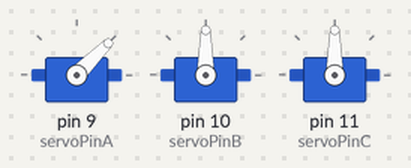
Bench run of a sketch on a simulated Arduino Uno, built with avr-gcc and run on an emulated ATmega328P. Parts: 3 × servo.

Above: at 0.1 s.
At 3.1 s:
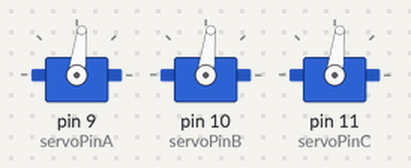
At 9.2 s:
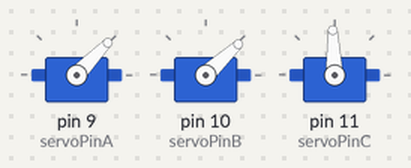
At 16.2 s:
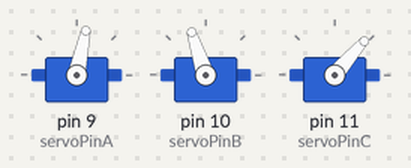
At 23.3 s:
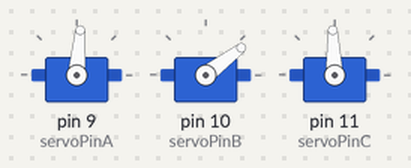
At 36.5 s:
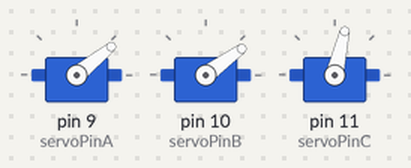
Timing chart, 0 to 40.0 s (numbered marks = the images above):
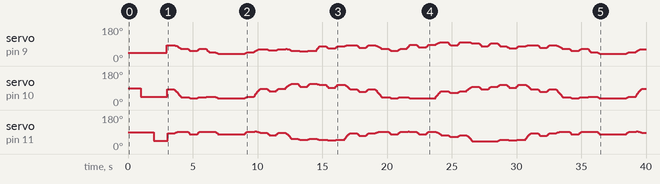

The sketch:

Birobot_DEBUG.ino
```cpp
#include <Servo.h>
#include <Math.h>
int servoPinA = 9; // The servo in the front
int servoPinB = 10; // The next servo CCW
int servoPinC = 11; // The last servo
Servo servoA;
Servo servoB;
Servo servoC;

int qACur; int qBCur; int qCCur; // Current servo angle for servos A, B, C
int qADes; int qBDes; int qCDes; // Desired servo angle for servos A, B, C
float xCur; float yCur; float zCur; // Current end-effector position
float xDes; float yDes; float zDes; // Desired end-effector position

void setup()
{
  servoA.attach(servoPinA);
  servoB.attach(servoPinB);
  servoC.attach(servoPinC);
  // Setup by aiming all servos to point outward
  servoA.write(45);
  delay(1000);
  servoB.write(45);
  delay(1000);
  servoC.write(45);
  delay(1000);
//  servoA.write(90);
//  delay(1000);
//  servoB.write(90);
//  delay(1000);
//  servoC.write(90);
//  delay(1000);
  // Define current coordinate as {0.0, 0.0, zMax} or something
  xCur = 0; yCur = 0; zCur = -130;
//  // Go through waypoints:
//  int i = 0;
//  for(i=0; i<getArrayLength(); i++)
//  {
//    xDes = getWaypt(i, 0);
//    yDes = getWaypt(i, 1);
//    zDes = getWaypt(i, 2);
//    moveTo(xDes, yDes, zDes);
//    delay(500);
//  }
}

float i = 0.0;
void loop()
{
    // Go through waypoints:
  int i = 0;
  for(i=0; i<getArrayLength(); i++)
  {
    xDes = getWaypt(i, 0);
    yDes = getWaypt(i, 1);
    zDes = getWaypt(i, 2);
    zDes -= zDev(xDes, yDes);
    moveTo(xDes, yDes, zDes);
    delay(500);
    if(zDes < -200) {
      delay(1500);
    }
  }
//  // Debug mode: Poke points at the center and edges of the HK characters
//  float r = 40*sq(cos(i*M_PI/2000.0));
//  xDes = r*cos(i*M_PI/180);
//  yDes = r*sin(i*M_PI/180);
//  zDes = -280; // This happens to correspond to 18 cm above the ground, in current configuration
//  moveTo(xDes,yDes,zDes);
//  i += 1.0;
}
```

calib.ino
```cpp
// Calibration details: Pick nine points and identify the approximate z-deviation at each point

// X limits
float xMin = -95.0;
float xMax = 85.0;

// Y limits
float yMin = -43.0;
float yMax = 45.0;

// By running a calibration script, figure out roughly how high Z is above where it's expected to be:
float zNW = -40; // "northwest," i.e. upper-left corner
float zN = 15; // top center
float zNE = 0;
float zW = 0;
float zC = 20; // center center
float zE = 0;
float zSW = 15;
float zS = 15;
float zSE = 0;

float Q11; float Q12; float Q21; float Q22;
float x1; float x2; float y1; float y2;

float zDev(float x, float y) {
  // Identify quadrant:
  if (x >= 0 & y >= 0) {
    x1 = 0;
    x2 = xMax;
    y1 = 0;
    y2 = yMax;
    Q11 = zC;
    Q12 = zN;
    Q21 = zE;
    Q22 = zNE;
  }
  if (x < 0 & y >= 0) {
    x1 = xMin;
    x2 = 0;
    y1 = 0;
    y2 = yMax;
    Q11 = zW;
    Q12 = zNW;
    Q21 = zC;
    Q22 = zN;
  }
  if (x < 0 & y < 0) {
    x1 = xMin;
    x2 = 0;
    y1 = yMin;
    y2 = 0;
    Q11 = zSW;
    Q12 = zW;
    Q21 = zS;
    Q22 = zC;
  }
  else {
    x1 = 0;
    x2 = xMax;
    y1 = yMin;
    y2 = 0;
    Q11 = zS;
    Q12 = zC;
    Q21 = zSE;
    Q22 = zE;
  }
  // Standard bilinear interpolation terms:
  float zD = (((Q11*(y2-y) + Q12*(y-y1))*(x2-x)) + ((Q21*(y2-y) + Q22*(y-y1))*(x-x1)))/((x2-x1)*(y2-y1));
  return zD;
}
```

constants.ino
```cpp
// Construction properties
boolean servosToTheLeft = false; // looking from above, with arm A pointing at you, is servo A to the left of arm A?

// Geometric constants (in mm):
float L = 157; // This assumes all upper links are the same length
float l = 170; // This assumes all parallelograms are the same length (actual: 170 mm)
float h = 25; // Parallelogram width (UNUSED)
float sB = 123.4; // Length of side of base triangle  (actual: 123.4 mm)
float sP = 110.3; // Length of side of actuator triangle (actual: 110.3 mm)

// Personal preference constants:
float distThresh = 0.5; // If a move travels more mm than this, break it up into segments
float rotvel = 0.3; // servo rotational velocity (in deg/ms)
float zMax = -20.0;   // farthest up (in mm) that the end effector will go (UNUSED)
//float zMin; float xMax; float xMin; float yMax; float yMin; // eventually i should figure these out too

// Do-not-touch constants:
float wB = sB/(2*sqrt(3)); // Assumes equilateral triangle
float uB = 2*wB;
float wP = sP/(2*sqrt(3)); // Assumes equilateral triangle
float uP = 2*wP;
float a = wB - uP;
float b = sP/2 - (wB*sqrt(3)/2);
float c = wP - wB/2;
```

helperfxn.ino
```cpp
int quadraticSolve(float E, float F, float G, int qCur)
{
  // Two angle solutions
  float tOne = (-F + sqrt(E*E + F*F - G*G))/(G - E);
  float tTwo = (-F - sqrt(E*E + F*F - G*G))/(G - E);
  float qOne = 2*atan(tOne)*180/M_PI;
  float qTwo = 2*atan(tTwo)*180/M_PI;
  int q;
  // Shift values so they are between 0 and 180 degrees
  qOne += 90;
  qTwo += 90;
  // Choose the angle q that is closest to qCur
  if (sq(qOne-qCur) < sq(qTwo-qCur))
  {
    q = (int) (qOne+0.5); // Add 0.5 to ensure proper rounding
  }
  else
  {
    q = (int) (qTwo+0.5); // Add 0.5 to ensure proper rounding
  }
  if (!servosToTheLeft)
  {
    q = 180 - q;
  }
  return q;
}

void moveTo(float xDes, float yDes, float zDes)
{
  boolean doneMoving = false;
  float divFactor;
  float dist;
  int allotTime;
  while(!doneMoving)
  {
    // if the distance betwen current and desired points is greater than some threshold, set an interim point
    dist = sqrt(sq(xDes-xCur) + sq(yDes-yCur) + sq(zDes-zCur));
    if(dist > distThresh)
    {
      divFactor = dist/distThresh;
      xCur = xCur + (xDes-xCur)/divFactor;
      yCur = yCur + (yDes-yCur)/divFactor;
      zCur = zCur + (zDes-zCur)/divFactor;
    }
    else
    {
      xCur = xDes;
      yCur = yDes;
      zCur = zDes;
      doneMoving = true;
    }
    // Compute servo angles
    qADes = coord2servo(xCur, yCur, zCur, 'a', qACur);
    qBDes = coord2servo(xCur, yCur, zCur, 'b', qBCur);
    qCDes = coord2servo(xCur, yCur, zCur, 'c', qCCur);
    // write servo angles
    servoA.write(qADes);
    allotTime = (int) abs(qACur - qADes)*rotvel; // How long it takes to move
    delay(allotTime);
    qACur = qADes;
    servoB.write(qBDes);
    allotTime = (int) abs(qBCur - qBDes)*rotvel; // How long it takes to move
    delay(allotTime);
    qBCur = qBDes;
    servoC.write(qCDes);
    allotTime = (int) abs(qCCur - qCDes)*rotvel; // How long it takes to move
    delay(allotTime);
    qCCur = qCDes;
  }
}

int coord2servo(float x, float y, float z, char servo, int qCur)
{
  // Compute servo geometry given desired cartesian coordinate
  // Equations taken from ''The Delta Parallel Robot: Kinematics Solutions'' by Robert L. Williams II, PhD; Ohio Univ.

  // I don't know how pointers work, sorry (planning to fix this later)
  if(servo == 'a')
  {
    float E = 2*L*(y+a);
    float F = 2*L*z;
    float G = x*x + y*y + z*z + a*a + L*L + 2*y*a - l*l;
    if (((E*E + F*F - G*G) > 0) && E != G) // Ensure a solution exists
    {
      int q = quadraticSolve(E, F, G, qCur);
      return q;
    }
    else
    {
      return qCur;
    }
  }
  if(servo == 'b')
  {
    float E = -L*((sqrt(3)*(x+b)) + y + c);
    float F = 2*L*z;
    float G = x*x + y*y + z*z + b*b + c*c + L*L + 2*(b*x + c*y) - l*l;
    if (((E*E + F*F - G*G) > 0) && E != G) // Ensure a solution exists
    {
      int q = quadraticSolve(E, F, G, qCur);
      return q;
    }
    else
    {
      return qCur;
    }
  }
  else
  {
    float E = L*((sqrt(3)*(x-b)) - y - c);
    float F = 2*L*z;
    float G = x*x + y*y + z*z + b*b + c*c + L*L + 2*(c*y - b*x) - l*l;
    if (((E*E + F*F - G*G) > 0) && E != G) // Ensure a solution exists
    {
      int q = quadraticSolve(E, F, G, qCur);
      return q;
    }
    else
    {
      return qCur;
    }
  }
}
```

Source omitted: path.ino (data table, 1310 bytes)
